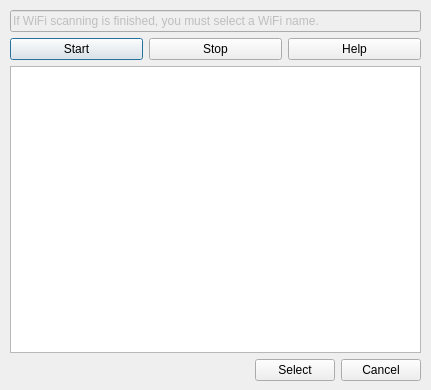
<?xml version="1.0" encoding="UTF-8"?>
<ui version="4.0">
 <class>wifi_cracking</class>
 <widget class="QDialog" name="wifi_cracking">
  <property name="geometry">
   <rect>
    <x>0</x>
    <y>0</y>
    <width>431</width>
    <height>390</height>
   </rect>
  </property>
  <property name="windowTitle">
   <string>Dialog</string>
  </property>
  <widget class="QWidget" name="verticalLayoutWidget">
   <property name="geometry">
    <rect>
     <x>10</x>
     <y>10</y>
     <width>411</width>
     <height>371</height>
    </rect>
   </property>
   <layout class="QVBoxLayout" name="verticalLayout">
    <item>
     <widget class="QLineEdit" name="cracking_text">
      <property name="enabled">
       <bool>false</bool>
      </property>
      <property name="text">
       <string>If WiFi scanning is finished, you must select a WiFi name.</string>
      </property>
     </widget>
    </item>
    <item>
     <layout class="QHBoxLayout" name="horizontalLayout">
      <item>
       <widget class="QPushButton" name="StartBtn">
        <property name="text">
         <string>Start</string>
        </property>
       </widget>
      </item>
      <item>
       <widget class="QPushButton" name="StopBtn">
        <property name="text">
         <string>Stop</string>
        </property>
       </widget>
      </item>
      <item>
       <widget class="QPushButton" name="HelpBtn">
        <property name="text">
         <string>Help</string>
        </property>
       </widget>
      </item>
     </layout>
    </item>
    <item>
     <widget class="QListView" name="listView"/>
    </item>
    <item>
     <layout class="QHBoxLayout" name="horizontalLayout_2">
      <item>
       <spacer name="horizontalSpacer">
        <property name="orientation">
         <enum>Qt::Horizontal</enum>
        </property>
        <property name="sizeHint" stdset="0">
         <size>
          <width>40</width>
          <height>20</height>
         </size>
        </property>
       </spacer>
      </item>
      <item>
       <widget class="QPushButton" name="SelectBtn">
        <property name="text">
         <string>Select</string>
        </property>
       </widget>
      </item>
      <item>
       <widget class="QPushButton" name="CancelBtn">
        <property name="text">
         <string>Cancel</string>
        </property>
       </widget>
      </item>
     </layout>
    </item>
   </layout>
  </widget>
 </widget>
 <resources/>
 <connections/>
</ui>
